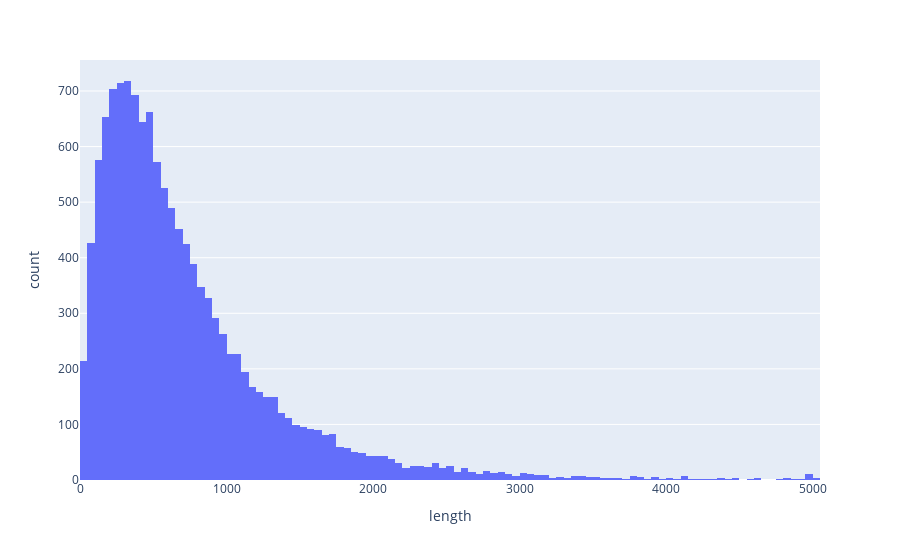

Notebook code for this chart:
### Markdown cell above
<h3>Examine the number of reviews for each review length.<h3>

### Code cell
# histogram showing the number of reviews for each length of text
fig = px.histogram(reviews, x="length")
fig.show()

### Figure 1 — Plotly figure (JSON) as saved in the notebook; plotly's stock layout.template omitted (floating-point values rounded to 4 significant figures; data arrays with more than 128 entries replaced by an {"elided": "..."} marker saying what was removed)
{"data": [{"alignmentgroup": "True", "bingroup": "x", "hovertemplate": "length=%{x}<br>count=%{y}<extra></extra>", "legendgroup": "", "marker": {"color": "#636efa"}, "name": "", "offsetgroup": "", "orientation": "v", "showlegend": false, "type": "histogram", "x": {"elided": "13000 int values"}, "xaxis": "x", "yaxis": "y"}], "layout": {"barmode": "relative", "legend": {"tracegroupgap": 0}, "margin": {"t": 60}, "xaxis": {"anchor": "y", "domain": [0, 1], "title": {"text": "length"}}, "yaxis": {"anchor": "x", "domain": [0, 1], "title": {"text": "count"}}}}
